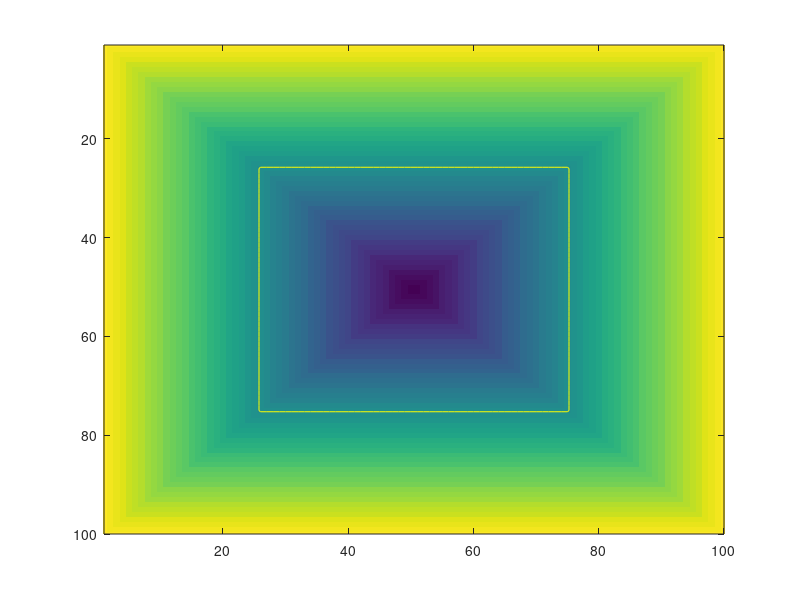

Write MATLAB code to recreate this figure.
% Usage:
%   - square_phi( p, l, SIZE )
%   - square_phi( p, l, X, Y )
% 
% Example: 
%   - imagesc( square_phi( [.5,.5], .25, [640,480] )<0 );
function F = square_phi( varargin )

switch nargin
    case 0
        clc;
        SIZE = [100,100];
        X = linspace(0,1,SIZE(1));
        Y = linspace(0,1,SIZE(2));
        [x,y] = meshgrid(X,Y);
        varargin{1} = [.5,.5];
        varargin{2} = .25;
    case 3
        SIZE = varargin{3};
        X = linspace(0,1,SIZE(1));
        Y = linspace(0,1,SIZE(2));
        [x,y] = meshgrid(X,Y);
    case 4
        x = varargin{3};
        y = varargin{4};
end

p = varargin{1};
l = varargin{2};

%------------------------------------
% square corners
p1 = p + [-l,-l];
p2 = p + [+l,-l];
p3 = p + [+l,+l];
p4 = p + [-l,+l];       

% convert in halfspaces
v1 = p2-p1; v1 = [v1(2),-v1(1)];
v2 = p3-p2; v2 = [v2(2),-v2(1)];
v3 = p4-p3; v3 = [v3(2),-v3(1)];
v4 = p1-p4; v4 = [v4(2),-v4(1)];
o1 = -v1*p1';
o2 = -v2*p2';
o3 = -v3*p3';      
o4 = -v4*p4';      

% create implicit function halfspaces
F1 = v1(1).*x + v1(2).*y + o1;
F2 = v2(1).*x + v2(2).*y + o2;
F3 = v3(1).*x + v3(2).*y + o3;            
F4 = v4(1).*x + v4(2).*y + o4;


F = funmin(funmin(F1,F2), funmin(F3,F4));
imagesc(F), hold on, contour(F,[0,0],'-y');

function M = funmin(f1,f2)
    sel = (f1)>(f2);
    M = f1.*sel + f2.*(1-sel);
    